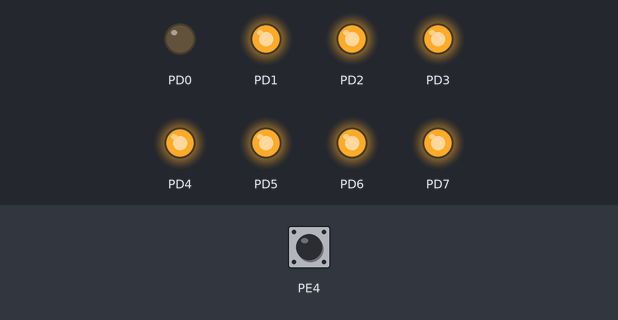
Recording of a program running on a simulated ATmega128, built with avr-gcc and emulated at 16 MHz. Shown: output pins drawn as LEDs (lit = HIGH). The inputs (shaded band) are chosen by the test bench; at power-on: PE4 LOW.

Above: at 1.2 s.
1.3 s: PE4 driven HIGH
At 2.4 s:
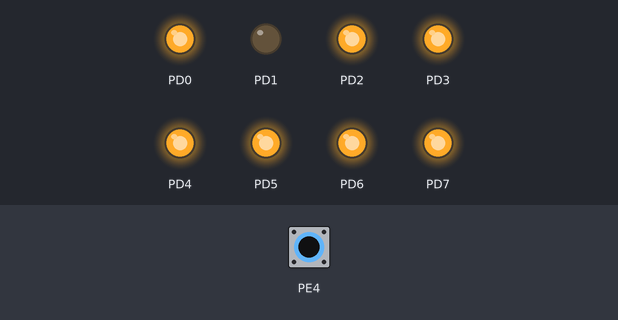
2.8 s: PE4 driven LOW
At 3.5 s:
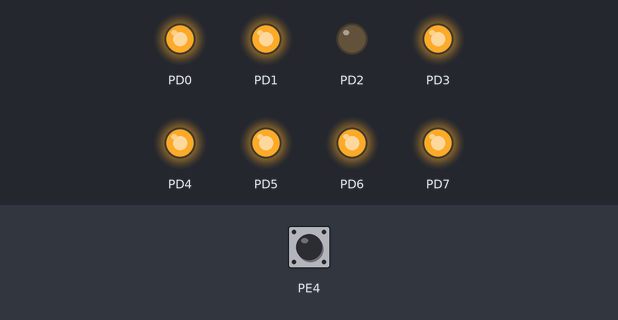
4.3 s: PE4 driven HIGH
At 4.7 s:
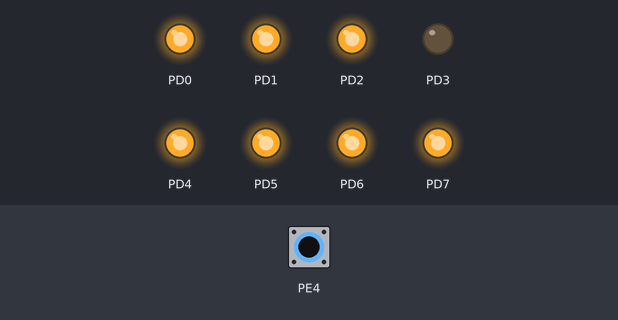
5.8 s: PE4 driven LOW
At 7.0 s:
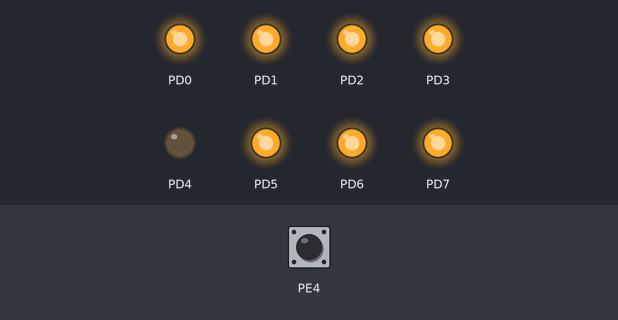
7.3 s: PE4 driven HIGH
At 8.1 s:
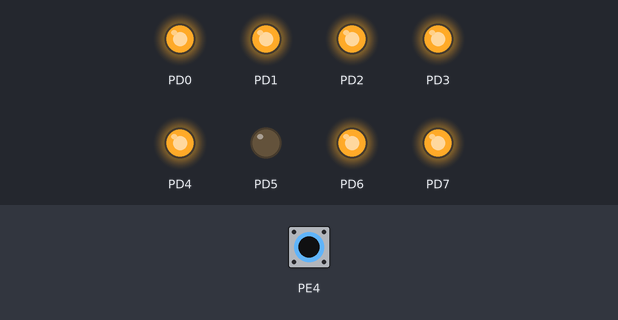
8.8 s: PE4 pulsed LOW 2 times (0.12 s each, 0.3 s apart)
At 9.01 s:
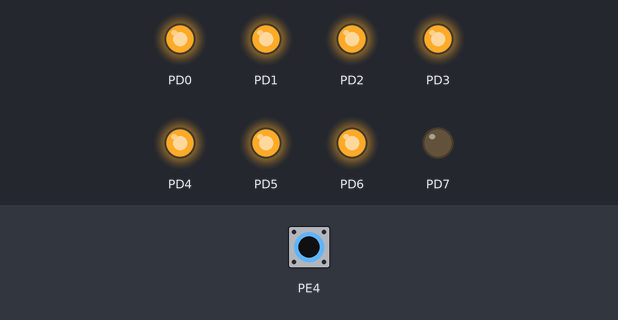
Timing chart, 0 to 11.8 s (numbered marks = the images above; inputs shaded):
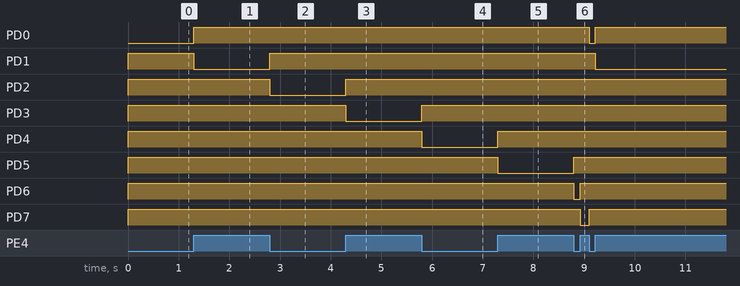

The program:

main.c
```c
/*
 * Interrupt_02.c
 *
 * Created: 2023-07-12 오후 2:42:43
 * Author : USER
 */
#define F_CPU 16000000UL
#include <avr/io.h>
#include <util/delay.h>
#include <avr/interrupt.h>

uint8_t ledShift = 0xFE;
ISR(INT4_vect)	//버튼이 눌렸을 때
{
	ledShift = ledShift << 1;	//led 한칸 왼쪽으로 밈
	ledShift |= 1<<0;		//빈자리에 1 넣음
	if(ledShift == 0xff){		//0이 없어지면 0을 넣어줌
		ledShift = 0xFE;
	}
	PORTD = ledShift;		//출력
}


int main(void)
{
	DDRD = 0xff;		//led 출력
	DDRE &= ~(0x10);	//버튼 입력
	PORTD = 0xfe;		//led 초기값
	//INT4가 both edge 일때
	EICRB|=(0<<ISC41) |(1<<ISC40);
	//INT4 인터럽트 활성화
	EIMSK |=(1<<INT4);

	sei();
    while (1)
    {

    }
}
```

Measured:
- after the input at 1.3 s, PD0: LOW → HIGH at once; PD1: HIGH → LOW at once
- after the input at 2.8 s, PD1: LOW → HIGH at once; PD2: HIGH → LOW at once
- after the input at 4.3 s, PD2: LOW → HIGH at once; PD3: HIGH → LOW at once
- after the input at 5.8 s, PD3: LOW → HIGH at once; PD4: HIGH → LOW at once
- after the input at 7.3 s, PD4: LOW → HIGH at once; PD5: HIGH → LOW at once
- after the input at 8.8 s, PD0: HIGH → LOW after 0.30 s, → HIGH 0.12 s later; PD1: HIGH → LOW after 0.42 s; PD5: LOW → HIGH at once; PD6: HIGH → LOW at once, → HIGH 0.12 s later; PD7: HIGH → LOW after 0.12 s, → HIGH 0.18 s later
